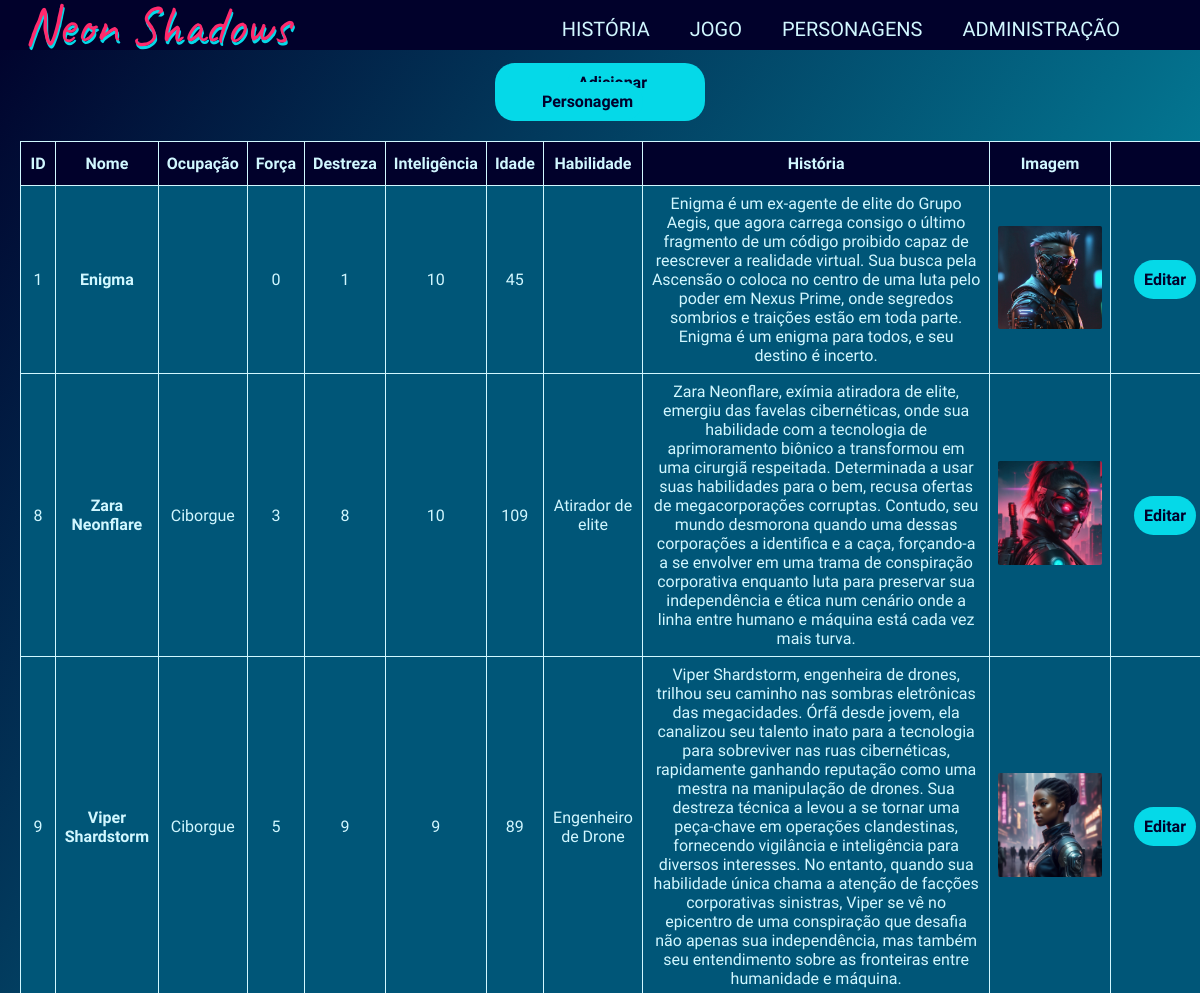
/admin (upper part), run on an earlier commit of the app's database.
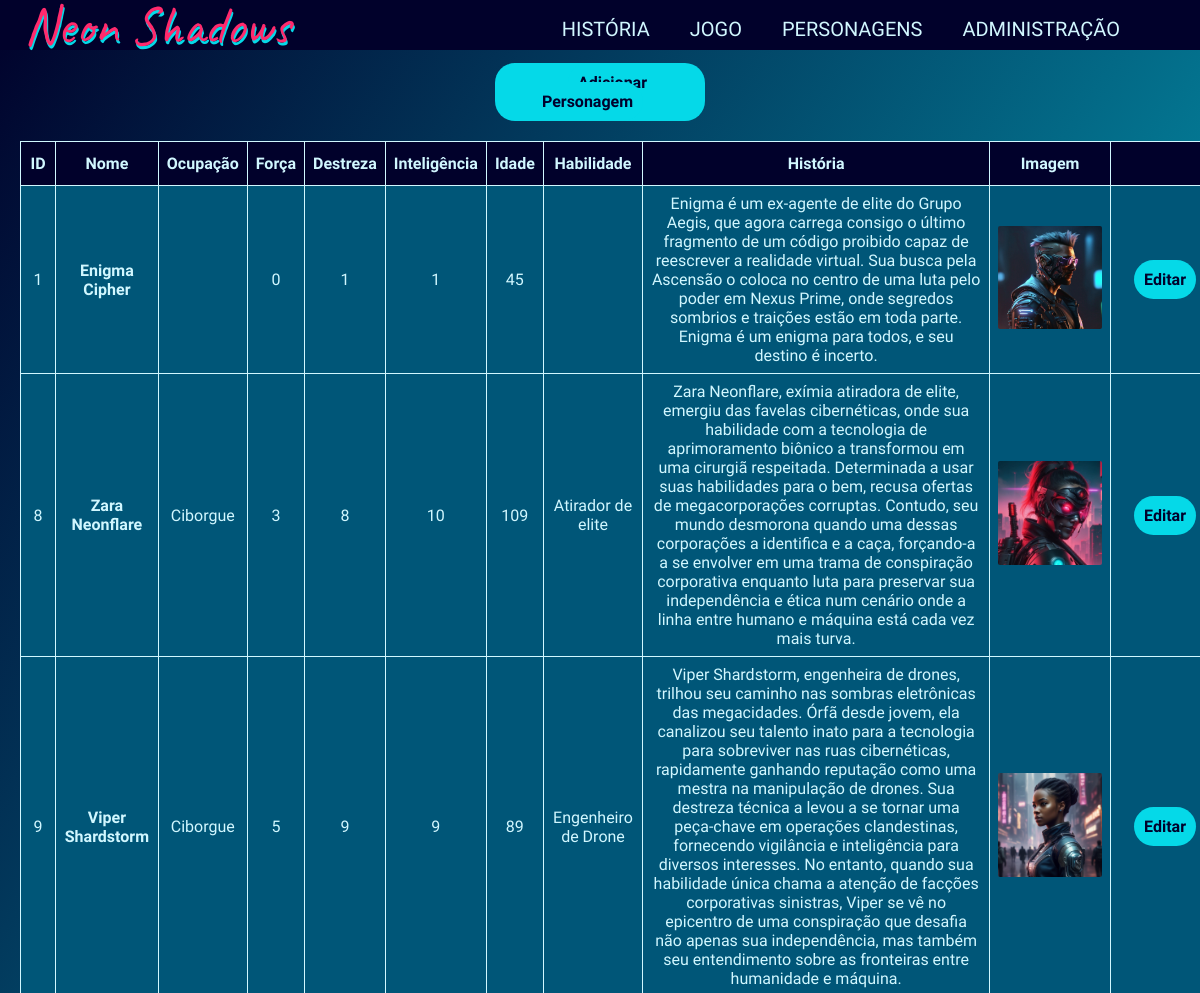
And on a later commit of the database.
### tables this page shows
CREATE TABLE "personagens" (
	"id"	integer,
	"nome"	text NOT NULL,
	"ocupacao"	text NOT NULL,
	"forca"	integer NOT NULL,
	"destreza"	integer NOT NULL,
	"inteligencia"	integer NOT NULL,
	"idade"	integer,
	"habilidade"	TEXT NOT NULL,
	"historia"	text,
	"imagem"	text,
	PRIMARY KEY("id" AUTOINCREMENT)
);

### app.py (the view)
@app.route("/admin")
def home_admin():
    lista_personagens = db_utils.retornar_personagens()
    return render_template(
        "admin/listar-personagens.html",
        personagens=lista_personagens,
    )

### db_utils.py (called while the page is built)
def retornar_personagens():
    try:
        conn = sqlite3.connect("database.db")
        cursor = conn.cursor()
        sql_select = "SELECT * FROM personagens"
        cursor.execute(sql_select)
        personagens = cursor.fetchall()
        conn.close()
        return personagens
    except:
        return False

### templates/admin/listar-personagens.html
{% extends 'base-admin.html' %}
{% block content %}
<link rel="stylesheet" href="/static/css/listar-personagem-adm.css">
<div class="btn-add">
  <div class="btn btn-active "><a href="{{ url_for('editar_personagem', id = 0)}}">Adicionar Personagem</a></div>
</div>
<div>
    <table id="character">
        <thead>
            <tr>
                <th>ID</th>
                <th>Nome</th>
                <th>Ocupação</th>
                <th>Força</th>
                <th>Destreza</th>
                <th>Inteligência</th>
                <th>Idade</th>
                <th>Habilidade</th>
                <th>História</th>
                <th>Imagem</th>
                <th></th>
            </tr>
        </thead>
        <tbody>
            {% for id, nome, ocupacao, forca, destreza, inteligencia, idade, habilidade, historia, imagem in personagens
            %}
            <tr>
                <td>{{ id }}</td>
                <td><strong>{{ nome }}</strong></td>
                <td>{{ ocupacao }}</td>
                <td>{{ forca }}</td>
                <td>{{ destreza }}</td>
                <td>{{ inteligencia }}</td>
                <td>{{ idade }}</td>
                <td>{{ habilidade }}</td>
                <td>{{ historia }}</td>
                <td>
                    {% if imagem %}
                    <img src="{{ imagem }}" alt="thumbnail" class="img-table">
                    {% else %}
                    <img src="https://images2.imgbox.com/68/3d/kEhAXnXQ_o.png" class="img-table" />
                    {% endif %}
                </td>
                <td> <a href="{{ url_for('editar_personagem', id = id)}}" class="btn btn-active">Editar</a></td>
            </tr>
            {% endfor %}
        </tbody>
    </table>
</div>
{% endblock %}

What changed in the data, as far as the page shows it:
changed personagens id 1: nome "Enigma" → "Enigma Cipher"; inteligencia "10" → "1"
